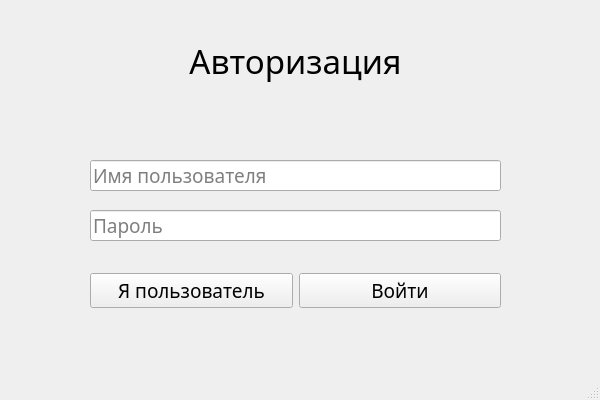
<?xml version="1.0" encoding="UTF-8"?>
<ui version="4.0">
 <class>Form_Authorized</class>
 <widget class="QMainWindow" name="Form_Authorized">
  <property name="geometry">
   <rect>
    <x>0</x>
    <y>0</y>
    <width>600</width>
    <height>400</height>
   </rect>
  </property>
  <property name="font">
   <font>
    <family>Bahnschrift SemiLight</family>
    <pointsize>14</pointsize>
    <kerning>true</kerning>
   </font>
  </property>
  <property name="windowTitle">
   <string>Подключение к БД</string>
  </property>
  <property name="windowIcon">
   <iconset>
    <normaloff>Изображения/Подключение к БД.png</normaloff>Изображения/Подключение к БД.png</iconset>
  </property>
  <property name="iconSize">
   <size>
    <width>24</width>
    <height>24</height>
   </size>
  </property>
  <widget class="QWidget" name="centralwidget">
   <widget class="QLabel" name="InfoaboutConnect">
    <property name="geometry">
     <rect>
      <x>90</x>
      <y>10</y>
      <width>411</width>
      <height>101</height>
     </rect>
    </property>
    <property name="font">
     <font>
      <family>Bahnschrift SemiLight</family>
      <pointsize>25</pointsize>
     </font>
    </property>
    <property name="text">
     <string>Авторизация</string>
    </property>
    <property name="alignment">
     <set>Qt::AlignCenter</set>
    </property>
   </widget>
   <widget class="QLineEdit" name="lineE_user">
    <property name="geometry">
     <rect>
      <x>90</x>
      <y>160</y>
      <width>411</width>
      <height>31</height>
     </rect>
    </property>
    <property name="font">
     <font>
      <family>Bahnschrift SemiLight</family>
      <pointsize>14</pointsize>
     </font>
    </property>
    <property name="alignment">
     <set>Qt::AlignLeading|Qt::AlignLeft|Qt::AlignVCenter</set>
    </property>
    <property name="dragEnabled">
     <bool>false</bool>
    </property>
    <property name="placeholderText">
     <string>Имя пользователя</string>
    </property>
   </widget>
   <widget class="QLineEdit" name="lineE_password">
    <property name="geometry">
     <rect>
      <x>90</x>
      <y>210</y>
      <width>411</width>
      <height>31</height>
     </rect>
    </property>
    <property name="font">
     <font>
      <family>Bahnschrift SemiLight</family>
      <pointsize>14</pointsize>
     </font>
    </property>
    <property name="alignment">
     <set>Qt::AlignLeading|Qt::AlignLeft|Qt::AlignVCenter</set>
    </property>
    <property name="dragEnabled">
     <bool>false</bool>
    </property>
    <property name="placeholderText">
     <string>Пароль</string>
    </property>
   </widget>
   <widget class="QWidget" name="horizontalLayoutWidget">
    <property name="geometry">
     <rect>
      <x>90</x>
      <y>270</y>
      <width>411</width>
      <height>41</height>
     </rect>
    </property>
    <layout class="QHBoxLayout" name="horizontalLayout">
     <item>
      <widget class="QPushButton" name="btnUser">
       <property name="text">
        <string>Я пользователь</string>
       </property>
      </widget>
     </item>
     <item>
      <widget class="QPushButton" name="btnconnect">
       <property name="font">
        <font>
         <family>Bahnschrift SemiLight</family>
         <pointsize>14</pointsize>
        </font>
       </property>
       <property name="text">
        <string>Войти</string>
       </property>
      </widget>
     </item>
    </layout>
   </widget>
  </widget>
  <widget class="QMenuBar" name="menubar">
   <property name="geometry">
    <rect>
     <x>0</x>
     <y>0</y>
     <width>600</width>
     <height>21</height>
    </rect>
   </property>
  </widget>
  <widget class="QStatusBar" name="statusbar"/>
 </widget>
 <resources/>
 <connections/>
</ui>
